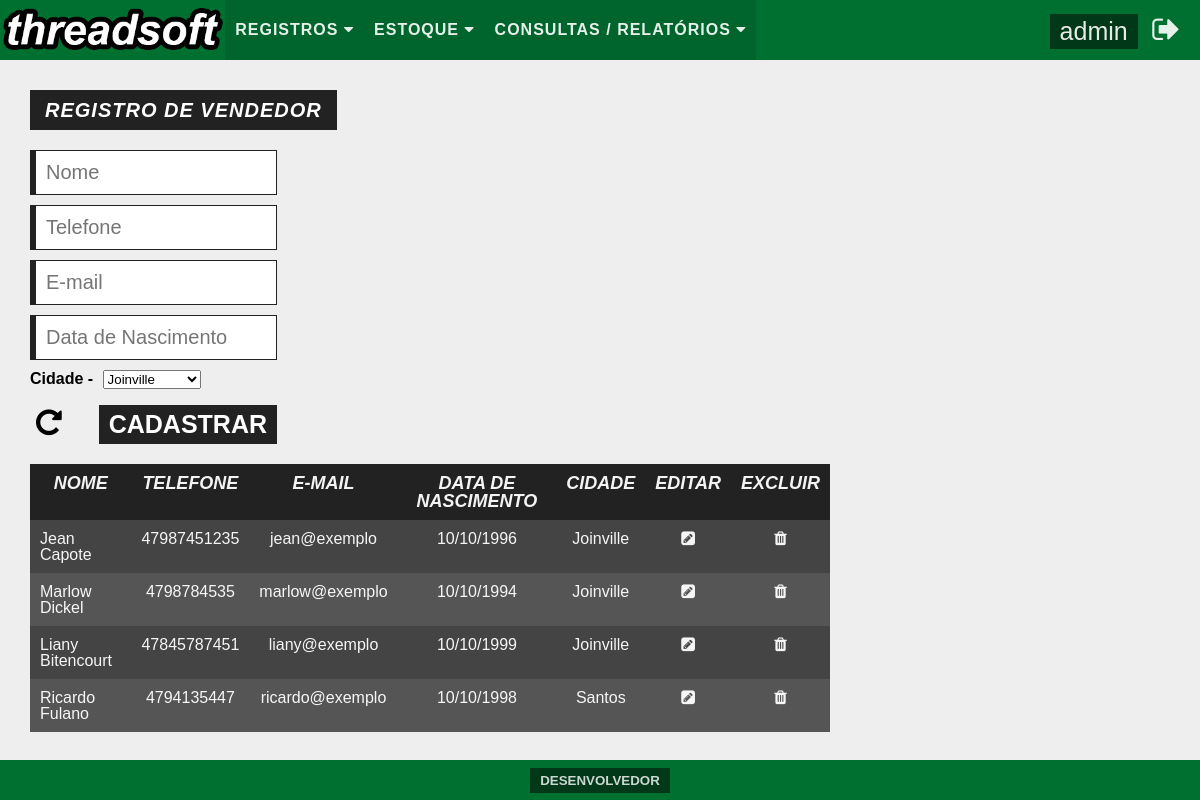
/pages/main.php?folder=system/seller/&file=fmadd_seller&ext=php (signed in), run on the app's committed database.
### tables this page shows
CREATE TABLE `users` (
  `id` tinyint(2) UNSIGNED ZEROFILL NOT NULL COMMENT 'Este campo serve como identificador único para usuário.',
  `username` varchar(20) NOT NULL COMMENT 'Este campo é destinado a armazenar o nome de usuário.',
  `password` char(32) NOT NULL COMMENT 'Este campo é a armazenar a senha para o usuário.',
  `email` varchar(100) NOT NULL COMMENT 'Este campo é destinado a armazanar o e-mail do usuário.'
);

CREATE TABLE `sellers` (
  `id` int(3) UNSIGNED ZEROFILL NOT NULL COMMENT 'Identificador único de vendedor.',
  `cities_id` tinyint(3) UNSIGNED ZEROFILL NOT NULL COMMENT 'Identificador de cidade onde o vendedor atua.',
  `name` varchar(45) NOT NULL COMMENT 'Nome do vendedor.',
  `email` varchar(100) NOT NULL COMMENT 'E-mail de vendedor.',
  `phone` bigint(20) NOT NULL COMMENT 'Telefone de vendedor.',
  `birth_date` date NOT NULL COMMENT 'Data de nascimento do vendedor.'
);

CREATE TABLE `cities` (
  `id` tinyint(3) UNSIGNED ZEROFILL NOT NULL COMMENT 'Identificador único de cidade.',
  `states_id` tinyint(2) UNSIGNED ZEROFILL NOT NULL COMMENT 'Identificador de estado onde a cidade se localiza.',
  `name` varchar(45) NOT NULL COMMENT 'Nome de cidade.'
);

### php/dboperations.php (called while the page is built, shortened)
<?php
  function converterData( $data ){
    if ( ! strstr( $data, '/' ) )
    {
            sscanf( $data, '%d-%d-%d', $y, $m, $d );
            return sprintf( '%d/%d/%d', $d, $m, $y );
    }
    else
    {
            sscanf( $data, '%d/%d/%d', $d, $m, $y );
            return sprintf( '%d-%d-%d', $y, $m, $d );
    }
    return false;
  }
?>

### pages/system/seller/fmadd_seller.php (the view)
<div id="contentSingleAdd">
  <h1>Registro de Vendedor</h1><br>
  <div>
    <form action="?folder=system/seller/&file=add_seller&ext=php" method="post">
      <input type="text" name="txtname" maxlength="45" placeholder="Nome"><br>
      <input type="text" name="txtphone" maxlength="20" placeholder="Telefone"><br>
      <input type="text" name="txtemail" maxlength="60" placeholder="E-mail"><br>
      <input type="text" name="txtbirthdate" maxlength="10" placeholder="Data de Nascimento"><br>
      <?php
        $sql_sel_cities = "SELECT name,id FROM cities";
        $sql_sel_cities_preparado = $conexaobd -> prepare($sql_sel_cities);
        $sql_sel_cities_preparado -> execute();
      ?>
      <span class="seltitle">Cidade - </span><select class="frmselect" name="selcity">
        <?php
          if($sql_sel_cities_preparado->rowCount()>0){
            while($sql_sel_cities_dados = $sql_sel_cities_preparado->fetch()){
        ?>
        <option value="<?php echo $sql_sel_cities_dados['id'] ?>"><?php echo $sql_sel_cities_dados['name'] ?></option>
        <?php
            }
          }else{
        ?>
        <tr>
          <option>Não há cidades registradas</option>
        </tr>
        <?php
          }
        ?>
      </select><br><br>
      <button type="reset" name="btnclean"><i class="fa fa-repeat" aria-hidden="true"></i></button>
      <button type="submit" name="btnsend">Cadastrar</button>
    </form>
  </div>
  <div>
    <table>
      <?php
        $sql_sel_sellers = "SELECT
                              sellers.id,
                              sellers.name AS sellers_name,
                              sellers.phone,
                              sellers.email,
                              sellers.birth_date,
                              cities.name AS cities_name
                            FROM sellers INNER JOIN cities ON cities.id = sellers.cities_id";
        $sql_sel_sellers_preparado = $conexaobd->prepare($sql_sel_sellers);
        $sql_sel_sellers_preparado->execute();
      ?>
      <thead>
        <tr>
          <th>Nome</th>
          <th>Telefone</th>
          <th>E-mail</th>
          <th>Data de Nascimento</th>
          <th>Cidade</th>
          <th>Editar</th>
          <th>Excluir</th>
        </tr>
      </thead>
      <tbody>
        <?php
          if($sql_sel_sellers_preparado->rowCount()>0){
            while($sql_sel_sellers_dados = $sql_sel_sellers_preparado->fetch()){
        ?>
        <tr>
          <td><?php echo $sql_sel_sellers_dados['sellers_name']; ?></td>
          <td><?php echo $sql_sel_sellers_dados['phone']; ?></td>
          <td><?php echo $sql_sel_sellers_dados['email']; ?></td>
          <?php $sql_sel_sellers_dados['birth_date'] = converterData($sql_sel_sellers_dados['birth_date']) ?>
          <td><?php echo $sql_sel_sellers_dados['birth_date']; ?></td>
          <td><?php echo $sql_sel_sellers_dados['cities_name']; ?></td>
          <td><a href="?folder=system/seller/&file=fmalt_seller&ext=php&id=<?php echo $sql_sel_sellers_dados['id'] ?>"><i class="fa fa-pencil-square" aria-hidden="true"></i></a></td>
          <td><a href="?folder=system/seller/&file=del_seller&ext=php&id=<?php echo $sql_sel_sellers_dados['id'] ?>"><i class="fa fa-trash" aria-hidden="true"></i></a></td>
        </tr>
        <?php
            }
          }else{
        ?>
        <tr>
          <td align="center" colspan="7">Não há registros. </td>
        </tr>
        <?php
          }
        ?>
      </tbody>
    </table>
  </div>
</div>

### pages/main.php (shortened to what this page needs)
<!DOCTYPE html>
<?php
  include "../security/database/dbconnect.php";
  include "../php/dboperations.php";
?>
<html>
  <head>
    <link rel="stylesheet" href="../css/reset.css">
    <link rel="stylesheet" href="../css/style.css">
    <link rel="stylesheet" href="../css/font-awesome-4.6.3/css/font-awesome.min.css">
  </head>
  <body>
    <header>
      <nav id="headerMenu">
        <a href="?folder=/&file=initial&ext=php"><img src="../img/logo.png" id="menuLogo"/></a>
        <ul id="menuList">
          <li class="dropdown">
               <a href="#" class="dropbtn">Registros <i class="fa fa-caret-down" aria-hidden="true"></i></a>
             </li><li class="dropdown">
            <a href="#" class="dropbtn">Estoque <i class="fa fa-caret-down" aria-hidden="true"></i></a>
          </li><li class="dropdown">
            <a href="#" class="dropbtn">Consultas / Relatórios <i class="fa fa-caret-down" aria-hidden="true"></i></a>
          </li>
        </ul>
        <div id="menuUser">
          <?php
            $sql_sel_users = "SELECT username, id FROM users WHERE id = ".$_SESSION['idUsuario'];
            $sql_sel_users_preparado = $conexaobd -> prepare($sql_sel_users);
            $sql_sel_users_preparado -> execute();
            $sql_sel_users_dados = $sql_sel_users_preparado -> fetch();
          ?>
          <a href="?folder=system/user/&file=fmalt_user&ext=php&id=<?php echo $sql_sel_users_dados['id'] ?>"><?php echo $sql_sel_users_dados['username'] ?></a>
          <a href="../security/authentication/logout_authentication.php"><i class="fa fa-sign-out" aria-hidden="true"></i></a>
        </div>
      </nav>
    </header>
    <?php
      if(isset($_GET['folder'])&&isset($_GET['file'])&&isset($_GET['ext'])){
        if(!include $_GET['folder'].$_GET['file'].".".$_GET['ext']){
          echo "<h1>Página não encontrada!</h1>";
        }
      }else{
        include "initial.php";
      }
    ?>
    <footer>
      <button onclick="openModal()" id="openModal">Desenvolvedor</button>
    </footer>
  </body>
</html>

### css/style.css (style rules this page uses)
body { background: #eee; }
#headerMenu { background: #007031; height: 60px; -webkit-user-select: none; width: 100%; margin-bottom: 20px; }
#menuLogo { display: inline-block; float: left; height: 80%; margin-top: 5px; }
#menuList { display: inline-block; float: left; }
#menuList > li { background: rgba(0,0,0, 0.1); color: rgba(255,255,255,0.7); display: inline-block; font-family: Arial, sans-serif; font-weight: bold; line-height: 60px; padding-left: 10px; padding-right: 10px; text-transform: uppercase; }
li a, .dropbtn { color: rgba(255,255,255,0.9); letter-spacing: 1px; text-decoration: none; }
li.dropdown { display: inline-block; }
#menuUser { float: right; font-family: Arial, sans-serif; margin-right: 20px; }
#menuUser > a { color: rgba(255,255,255,0.9); font-size: 25px; text-decoration: none; }
#menuUser > a:first-of-type { background: rgba(0,0,0,0.5); display: inline-block; padding: 5px 10px 5px 10px; }
#menuUser > a:last-of-type { font-size: 30px; line-height: 60px; margin-left: 10px; }
footer { background: #007031; bottom: 0; font-size: 14px; height: 40px; font-family: Arial, sans-serif; text-align: center; position: fixed; width: 100%; }
footer > button { border: none; text-transform: uppercase; cursor: pointer; outline: none; background: rgba(0,0,0,0.5); color: rgba(255,255,255,0.8); display: inline-block; font-weight: bold; margin-top: 8px; padding: 5px 10px 5px 10px; text-decoration: none; -webkit-user-select: none; }
#contentSingleAdd { margin-left: 30px; }
#contentSingleAdd > h1 { font-family: Arial, sans-serif; font-size: 20px; letter-spacing: 1px; font-style: italic; font-weight: bold; padding: 10px 15px 10px 15px; background: #222; color: #fff; text-transform: uppercase; display: inline-block; margin-top: 10px; }
#contentSingleAdd > div:first-of-type { float: left; margin-top: 20px; width: 247px; background: rgba(0,0,0,0.0); margin-right: 200px; height: auto !important; }
#contentSingleAdd > div:first-of-type > form > input { width: 220px; border: none; border-left: 6px solid #222; border-top: 1px solid #222; border-right: 1px solid #222; border-bottom: 1px solid #222; margin-bottom: 10px; outline: none; padding: 10px; font-size: 20px; }
#contentSingleAdd > div:first-of-type > form > button:first-of-type { background: none; border: none; outline: none; font-size: 30px; cursor: pointer; }
#contentSingleAdd > div:first-of-type > form > button:last-of-type { border: none; background: #222; outline: none; font-size: 25px; color: #fff; text-transform: uppercase; padding: 5px 10px 5px 10px; float: right; font-weight: bold; cursor: pointer; }
#contentSingleAdd > div:last-of-type { float: left; overflow-y: auto; margin-top: 20px; }
#contentSingleAdd > div:last-of-type > table { background: #222; color: rgba(255,255,255,0.95); font-family: Arial, sans-serif; max-width: 800px; }
#contentSingleAdd > div:last-of-type td { font-size: 16px; padding: 10px; }
#contentSingleAdd > div:last-of-type tbody td:first-of-type { text-align: left; }
#contentSingleAdd > div:last-of-type tbody td { text-align: center; max-width: 150px; }
#contentSingleAdd > div:last-of-type tbody td a { text-decoration: none; color: rgba(255,255,255,0.95); }
#contentSingleAdd > div:last-of-type tbody tr:nth-child(odd) { background: #444; }
#contentSingleAdd > div:last-of-type tbody tr:nth-child(even) { background: #555; }
#contentSingleAdd > div:last-of-type th { padding: 10px; font-weight: bold; font-style: italic; font-size: 18px; text-transform: uppercase; }
.seltitle { font-family: Arial; font-size: 16px; font-weight: bold; margin-right: 5px; }
.frmselect { max-width: 140px; }

### data on the page
users: username "admin"
sellers: name "Jean Capote", phone "47987451235", email "jean@exemplo", birth_date "10/10/1996", cities.name "Joinville"
sellers: name "Marlow Dickel", phone "4798784535", email "marlow@exemplo", birth_date "10/10/1994", cities.name "Joinville"
sellers: name "Liany Bitencourt", phone "47845787451", email "liany@exemplo", birth_date "10/10/1999", cities.name "Joinville"
sellers: name "Ricardo Fulano", phone "4794135447", email "ricardo@exemplo", birth_date "10/10/1998", cities.name "Santos"

### other printed values
form field selcity "Joinville"
